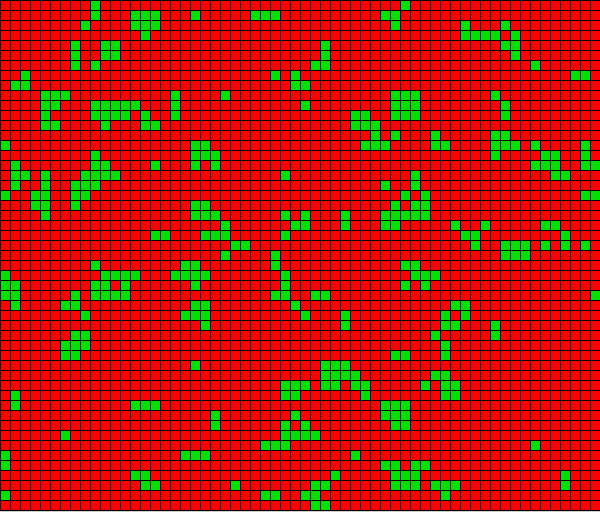
Frame 1 (no input)
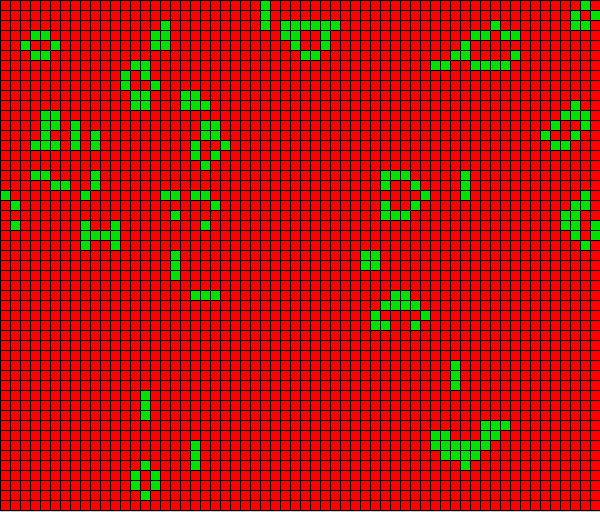
Frame 60 (the mouse pressed at the canvas centre just before this capture)
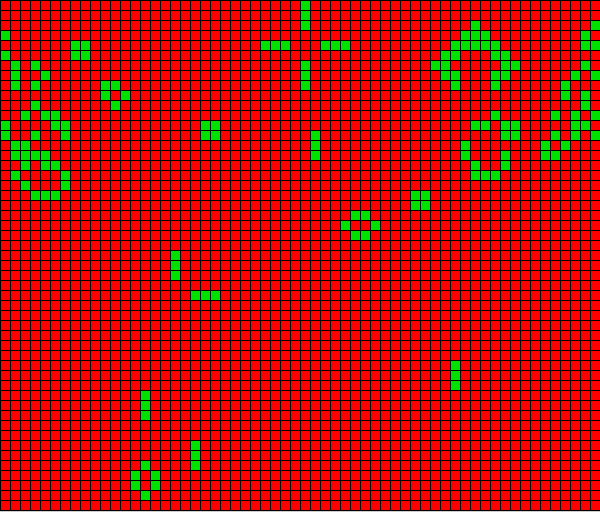
Frame 120 (the mouse held since frame 60 and released just before this capture)

The Processing sketch that drew these frames (run headless with seeded random() and noise(); from frame 60 on, the mouse is pressed at the canvas centre):

// Processing sketch: GameOfLifeOfTheLonelyArray
// ── GameOfLifeOfTheLonelyArray.pde
GameObject[] cells;
int[] neighbours;
int numberOfObjects, numberOfRows, numberOfColumns, tempNeighbourCount;
int fillPercentage = 15;
float cellSize = 10;

void setup(){
  size(600, 512);
  numberOfColumns = (int)Math.floor(width/cellSize);
  numberOfRows = (int)Math.floor(height/cellSize);
  numberOfObjects = numberOfColumns * numberOfRows;
  neighbours = new int[]{- numberOfColumns - 1, - numberOfColumns, - numberOfColumns + 1, -1, 1, numberOfColumns - 1, numberOfColumns, numberOfColumns + 1};
  cells = new GameObject[numberOfObjects];

  for(int i = 0; i < numberOfObjects; i++){
    cells[i] = new GameObject(((i + 1) % numberOfColumns) * cellSize, ((i / numberOfColumns) % numberOfRows) * cellSize, cellSize);
    if(random(100) < fillPercentage)
      cells[i].alive = true;
  }
}

void draw(){
  checkBoard();
  for(int i = 0; i < numberOfObjects; i++){
    cells[i].update();
    cells[i].draw();
  }
}

void checkBoard(){
  for(int i = 0; i < numberOfObjects; i++){
    tempNeighbourCount = 0;
    for(int j = 0; j < 8; j++){
      if(i + neighbours[j] >= 0 && i + neighbours[j] < numberOfObjects){
        if(cells[i + neighbours[j]].alive){
          tempNeighbourCount++;
        }
      }
    }
    cells[i].addNegihbourCount(tempNeighbourCount);
  }
}

// ── GameObject.pde
public class GameObject{

  float x;
  float y;
  float size;
  int numberOfNeighbours;

  boolean alive;

  public GameObject(float x, float y, float size){
    this.x = x;
    this.y = y;
    this.size = size;
  }

  void update(){
    alive = ruleCheck();
  }

  void draw(){
    if(alive)
      fill(0, 225, 0);
    if(!alive)
      fill(255, 0, 0);
    rect(x, y, size, size);
  }

  void addNegihbourCount(int a){
    numberOfNeighbours = a;
  }

  boolean ruleCheck(){
    if(alive){
      if(numberOfNeighbours < 2 || numberOfNeighbours > 3)
        return false;
      return true;
    }
    if(numberOfNeighbours == 3)
      return true;
    return false;
  }
}
